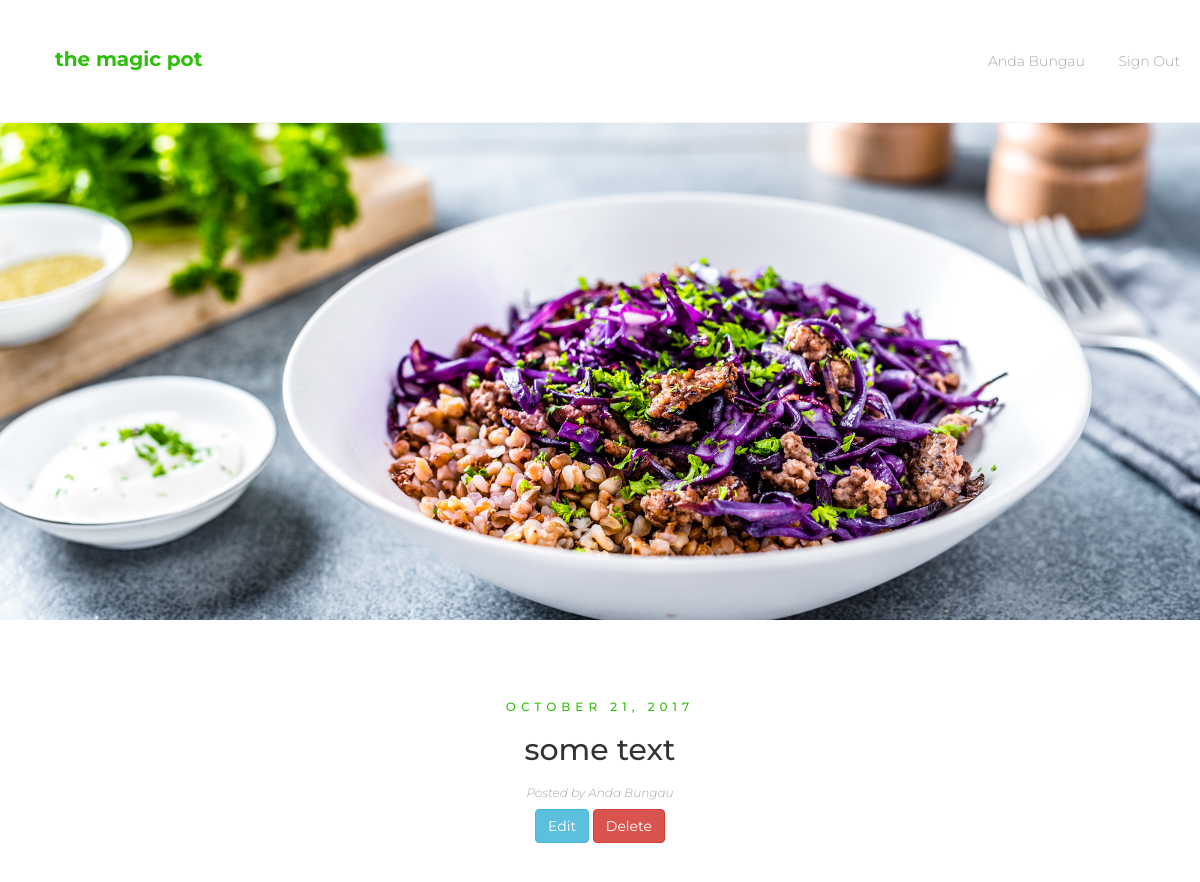
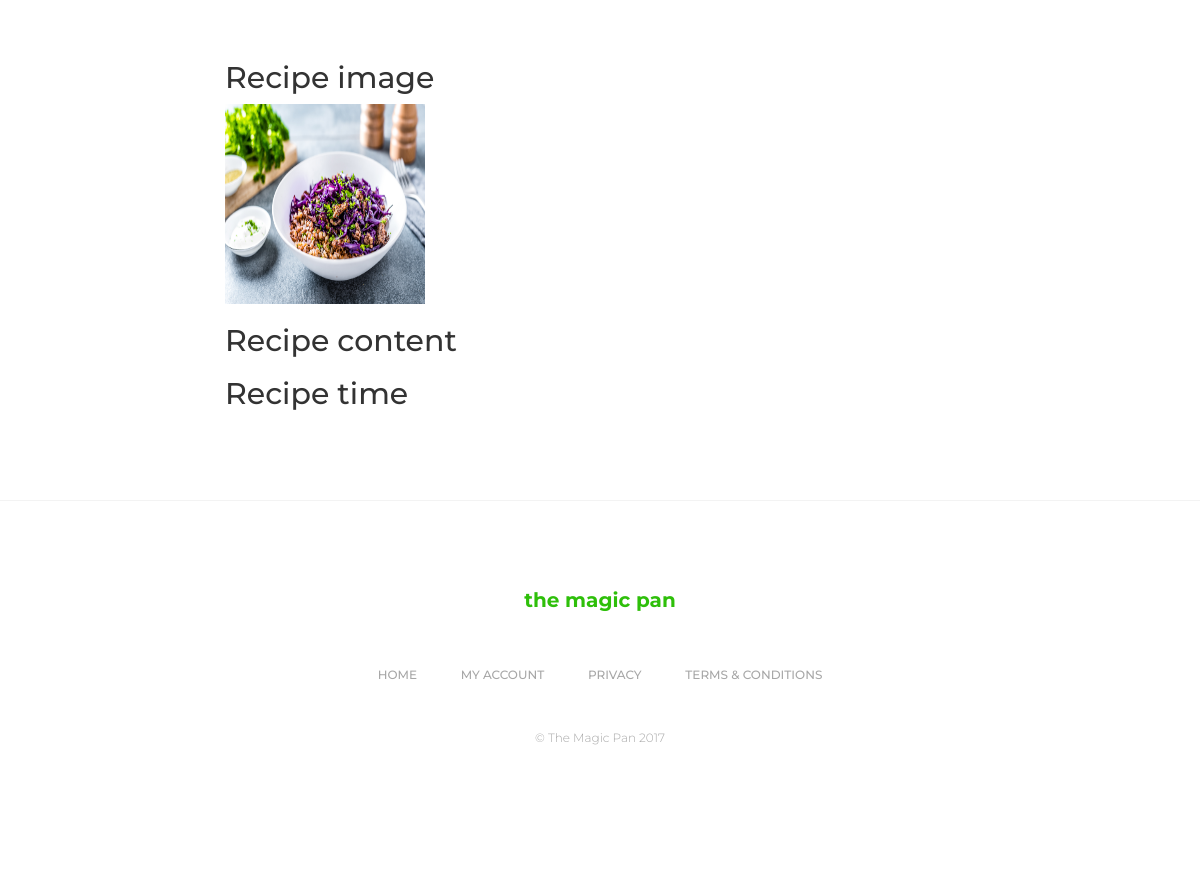
Screenshot of /view-recipe.php?recipe-id=7 (signed in) with the database file from the repository (2 pictures, top to bottom).
### tables this page shows
CREATE TABLE `users` (
  `id` int(11) NOT NULL,
  `username` varchar(50) NOT NULL,
  `password` varchar(255) NOT NULL,
  `created_at` datetime DEFAULT CURRENT_TIMESTAMP,
  `avatar` longtext,
  `alias` varchar(100) NOT NULL,
  `location` varchar(100) NOT NULL,
  `description` varchar(200) NOT NULL
);

CREATE TABLE `blogs` (
  `blog__id` int(11) NOT NULL,
  `blog__title` varchar(255) NOT NULL,
  `blog__thumb` varchar(255) NOT NULL,
  `blog__content` mediumtext NOT NULL,
  `blog__time` mediumtext NOT NULL,
  `blog__user__id` int(11) NOT NULL,
  `blog__date` timestamp NOT NULL DEFAULT CURRENT_TIMESTAMP ON UPDATE CURRENT_TIMESTAMP
);

### functions.php (called while the page is built, shortened)
<?php
	$site_title = "The Magic Pot";
	$currentUserName = $_SESSION["username"];
	$con = mysqli_connect("localhost","root","root","magic_pan");
	$currentUserSQL = "SELECT * FROM users WHERE username = '$currentUserName'";
	$currentUserQuery = mysqli_query($con, $currentUserSQL);
	$currentUserRow = mysqli_fetch_row($currentUserQuery);
	$currentUserImg = $currentUserRow[4];
	$user__alias = $currentUserRow[5];
	if (strlen($currentUserImg) > 0)
	{
	    $user__src = "uploads/$currentUserImg";
	}
	else
	{
	    $user__src = "uploads/default.png";
	}
?>

### view-recipe.php (the view, shortened to what this page needs)
<?php include('template/header.php'); ?>
<?php
$recipeId = $_GET["recipe-id"];
$recipeSQL = "SELECT * FROM `blogs` WHERE `blog__id` = $recipeId";
$recipeQuery = mysqli_query($con, $recipeSQL);
$recipeRow = mysqli_fetch_row($recipeQuery);
$blog__title = $recipeRow[1];
$blog__thumb = $recipeRow[2];
$blog__date = $recipeRow[6];
$blogDateArr1 = explode (" ", $blog__date);
$blogDate1 = $blogDateArr1[0];
$blogDateArr2 = explode ("-", $blogDate1);
$blogDateYear = $blogDateArr2[0];
$blogDateMonth = $blogDateArr2[1];
$blogDateDay = $blogDateArr2[2];
$monthArr = ["", "January", "February", "March", "April", "May", "June", "July", "August", "September", "October", "November", "December"];
$blogDateMonth = $monthArr[$blogDateMonth];
?>
<div class="single-page-container">
	<div class="container-fluid no-padding">
		<div class="single-page-thumbnail"></div>
	</div>
	<div class="container">
		<div class="row">
			<div class="single-page-header">
				<h3 class="single-page-date"><?php echo $blogDateMonth . " " . $blogDateDay; ?>, <?php echo $blogDateYear; ?></h3>
				<h1 class="single-page-title"><?php echo $blog__title; ?></h1>
				<h4 class="single-page-post-author">Posted by <?php echo $user__alias; ?></h4>
				<a href="edit-recipe.php?&amp;recipe-id=<?php echo $recipeId; ?>" class="btn btn-info">Edit</a>
				<a href="delete-recipe.php?&amp;recipe-id=<?php echo $recipeId; ?>" class="btn btn-danger">Delete</a>
			</div>
			<div class="single-page-entry-content col-sm-8 col-sm-offset-2">
				<?php if (strlen($blog__thumb) > 14): ?>
					<h2>Recipe image</h2>
					<img src="<?php echo $blog__thumb; ?>" height="200" width="200">
				<?php endif; ?>
				<h2>Recipe content</h2>
				<h2>Recipe time</h2>
			</div>
		</div>
	</div>
</div>
<?php include('template/footer.php'); ?>

### template/header.php (shortened to what this page needs)
<?php include('functions.php'); ?>
<!DOCTYPE html>
<html lang="en">
	<head>
		<link rel="stylesheet" href="https://maxcdn.bootstrapcdn.com/bootstrap/3.3.7/css/bootstrap.css">
		<link rel="stylesheet" type="text/css" href="https://cdnjs.cloudflare.com/ajax/libs/simple-line-icons/2.4.1/css/simple-line-icons.css">
		<link rel="stylesheet" type="text/css" href="style.css">
	</head>
	<body>
		<div class="main-content">
		<header class="site-header">
			<div class="container">
				<div class="row">
					<div class="site-logo col-sm-4">
						<h1><?php echo $site_title; ?></h1>
					</div>
					<div class="col-sm-4"></div>
					<div class="site-navigation col-sm-6 pull-right">
						<ul class="nav-item nav-user pull-right">
							<li class="user-avatar"><a href="account.php"><span class="user-avatar-img" style="background: url('<?php echo $user__src; ?>');"></span><?php echo $user__alias; ?></li></a>
							<li><a href="logout.php"><span class="icon-logout"></span>Sign Out</li></a>
						</ul>
					</div>
				</div>
			</div>
		</header>

### style.css (style rules this page uses)
html, body { height: 100%; }
body { font-family: "Montserrat"; transition: 0.5s ease-in-out; }
ul { list-style: none; margin: 0; padding: 0; }
.no-padding { padding: 0; }
.site-header { background-color: #fff; position: fixed; width: 100%; top: 0; border-bottom: 1px solid #f3f3f3; padding: 40px; z-index: 999; transition: 0.5s ease-in-out; }
.site-logo h1 { color: #2ebf0a; text-transform: lowercase; font-size: 20px; font-weight: 700; margin: 0; line-height: 1.9; }
.site-navigation ul li { margin-right: 15px; font-weight: 300; }
.site-navigation ul li span { color: #2ebf0a; margin-right: 15px; }
.site-navigation ul li a { color: #a7a7a7; }
.nav-item { margin-left: 35px; }
.main-content { transition: 0.5s ease-in-out; }
.nav-user li { line-height: 2.9; display: inline-block; }
.user-avatar-img { width: 40px; height: 40px; float: left; border-radius: 50px; margin-right: 12px; background-size: cover!important; background-position: 50%!important; }
.single-page-container { padding: 120px 0 0; }
.single-page-thumbnail { height: 500px; background: url('assets/images/203.jpg'); background-size: cover; background-position: 100%; }
.single-page-header { text-align: center; margin: 80px 0; }
.single-page-title { max-width: 700px; margin: 20px auto; font-size: 30px; }
.single-page-date { color: #2ebf0a; font-size: 12px; text-transform: uppercase; letter-spacing: 5px; }
.single-page-post-author { font-size: 12px; font-weight: 300; font-style: italic; color: #a7a7a7; }

### rows the page displays
users: alias "Anda Bungau"
blogs: blog__date "OCTOBER", blog__date "21", blog__date "2017", blog__title "some text", blog__thumb (picture)

### other values shown
$site_title "the magic pot"
$site_title "the magic pan"
$site_title "The Magic Pan"
